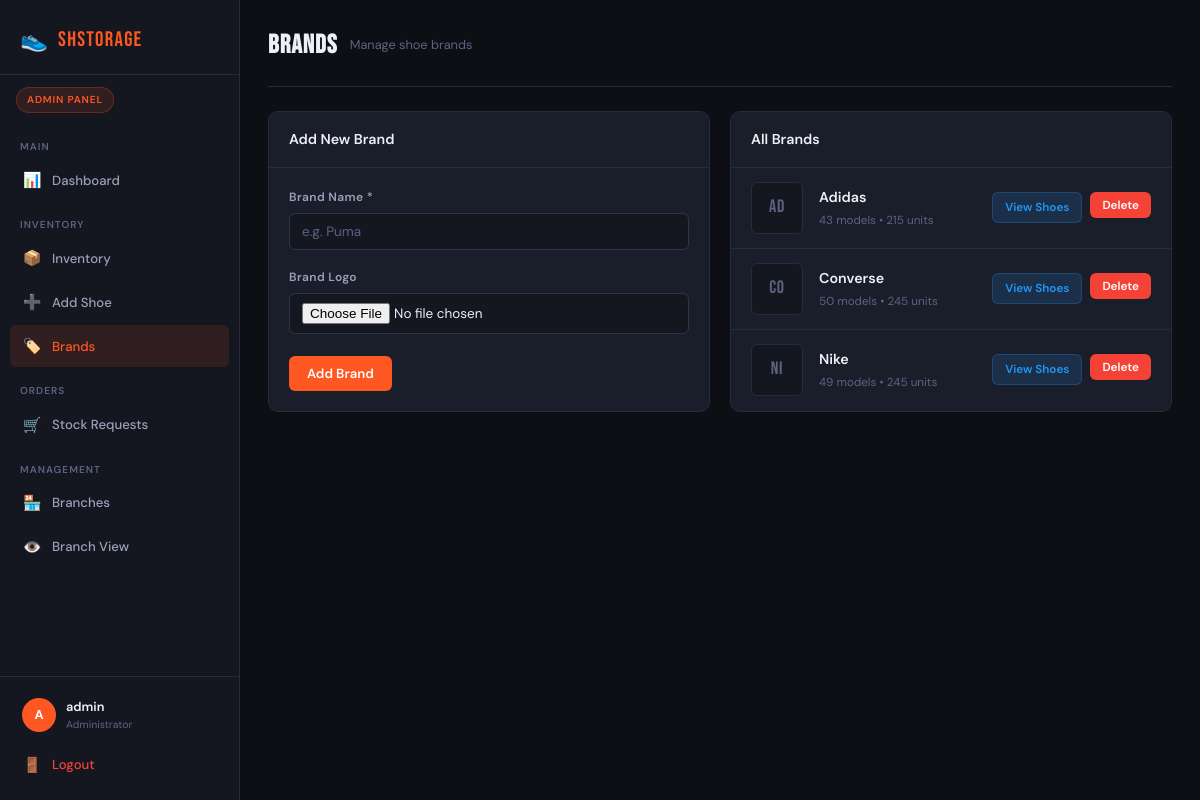
The page /admin/brands.php (signed in) on the database its author committed.
### tables this page shows
CREATE TABLE `brands` (
  `id` int(11) NOT NULL AUTO_INCREMENT,
  `name` varchar(100) NOT NULL,
  `logo` varchar(255) DEFAULT NULL,
  `created_at` datetime DEFAULT current_timestamp(),
  PRIMARY KEY (`id`),
  UNIQUE KEY `name` (`name`)
);

### admin/brands.php (the view, shortened to what this page needs)
<?php
require_once '../config/db.php';
$brands = $conn->query("
    SELECT b.*, COUNT(s.id) as shoe_count,
           COALESCE(SUM(i.quantity),0) as total_stock
    FROM brands b
    LEFT JOIN shoes s ON s.brand_id = b.id
    LEFT JOIN inventory i ON i.shoe_id = s.id
    GROUP BY b.id
    ORDER BY b.name
");
?>
<!DOCTYPE html>
<html lang="en">
<head>
    <link rel="stylesheet" href="../assets/css/style.css">
    <link rel="stylesheet" href="../assets/css/admin.css">
</head>
<body>
<?php include '../includes/sidebar_admin.php'; ?>
<main class="main-content">
    <header class="topbar">
        <div class="topbar-left">
            <h1 class="page-title">Brands</h1>
            <span class="page-sub">Manage shoe brands</span>
        </div>
    </header>
    <div class="two-col-layout">
        <section class="card form-card">
            <div class="card-header">
                <h2 class="card-title">Add New Brand</h2>
            </div>
            <form method="POST" enctype="multipart/form-data" class="shoe-form">
                <div class="form-group">
                    <label class="form-label">Brand Name *</label>
                    <input type="text" name="name" class="input-field" placeholder="e.g. Puma" required>
                </div>
                <div class="form-group">
                    <label class="form-label">Brand Logo</label>
                    <input type="file" name="logo" class="input-field" accept="image/*">
                </div>
                <div class="form-actions">
                    <button type="submit" class="btn btn-primary">Add Brand</button>
                </div>
            </form>
        </section>
        <section class="card">
            <div class="card-header">
                <h2 class="card-title">All Brands</h2>
            </div>
            <div class="brands-grid">
                <?php while ($brand = $brands->fetch_assoc()): ?>
                <div class="brand-card">
                    <div class="brand-logo-wrap">
                        <?php if ($brand['logo']): ?>
                            <img src="../assets/images/<?= htmlspecialchars($brand['logo']) ?>" alt="<?= htmlspecialchars($brand['name']) ?>">
                        <?php else: ?>
                            <div class="brand-logo-placeholder"><?= strtoupper(substr($brand['name'], 0, 2)) ?></div>
                        <?php endif; ?>
                    </div>
                    <div class="brand-info">
                        <span class="brand-name"><?= htmlspecialchars($brand['name']) ?></span>
                        <span class="brand-meta"><?= $brand['shoe_count'] ?> models &bull; <?= number_format($brand['total_stock']) ?> units</span>
                    </div>
                    <div class="brand-actions">
                        <a href="inventory.php?brand=<?= $brand['id'] ?>" class="btn btn-sm btn-edit">View Shoes</a>
                        <form method="POST" style="display:inline;" onsubmit="return confirm('Delete this brand and all its shoes?')">
                            <button type="submit" class="btn btn-sm btn-danger">Delete</button>
                        </form>
                    </div>
                </div>
                <?php endwhile; ?>
            </div>
        </section>
    </div>
</main>
</body>
</html>

### assets/css/style.css (style rules this page uses)
:root { --bg-base: #0d0f14; --bg-surface: #141720; --bg-card: #1a1e2b; --bg-hover: #1f2436; --border: #262b3d; --border-light: #2e344a; --accent: #ff5722; --accent-hover: #e64a19; --accent-blue: #2196f3; --accent-green: #4caf50; --accent-yellow: #ffc107; --accent-red: #f44336; --text-primary: #eef0f6; --text-secondary: #9aa0b8; --text-muted: #5c6382; --sidebar-w: 240px; --radius: 10px; --radius-sm: 6px; --shadow: 0 4px 24px rgba(0,0,0,.45); --transition: .18s ease; }
*, *::before, *::after { box-sizing: border-box; margin: 0; padding: 0; }
html { font-size: 15px; scroll-behavior: smooth; }
body { background: var(--bg-base); color: var(--text-primary); font-family: 'DM Sans', sans-serif; line-height: 1.6; min-height: 100vh; }
a { color: inherit; text-decoration: none; }
button { cursor: pointer; font-family: inherit; }
.main-content { margin-left: var(--sidebar-w); min-height: 100vh; padding: 0 28px 48px; }
.topbar { display: flex; align-items: center; justify-content: space-between; padding: 24px 0 20px; border-bottom: 1px solid var(--border); margin-bottom: 24px; gap: 12px; flex-wrap: wrap; }
.topbar-left { display: flex; align-items: center; gap: 12px; flex-wrap: wrap; }
.page-title { font-family: 'Bebas Neue', sans-serif; font-size: 1.75rem; letter-spacing: .04em; }
.page-sub { font-size: .85rem; color: var(--text-muted); }
.card { background: var(--bg-card); border: 1px solid var(--border); border-radius: var(--radius); overflow: hidden; margin-bottom: 20px; }
.card-header { display: flex; align-items: center; justify-content: space-between; padding: 16px 20px; border-bottom: 1px solid var(--border); }
.card-title { font-size: .95rem; font-weight: 600; }
.btn { display: inline-flex; align-items: center; gap: 6px; padding: 9px 18px; border-radius: var(--radius-sm); font-size: .88rem; font-weight: 600; border: none; transition: background var(--transition), opacity var(--transition); white-space: nowrap; }
.btn-sm { padding: 5px 12px; font-size: .78rem; }
.btn-primary { background: var(--accent); color: #fff; }
.btn-danger { background: var(--accent-red); color: #fff; }
.btn-edit { background: rgba(33,150,243,.15); color: var(--accent-blue); border: 1px solid rgba(33,150,243,.25); }
.shoe-form { display: flex; flex-direction: column; gap: 18px; padding: 20px; }
.form-group { display: flex; flex-direction: column; gap: 6px; }
.form-label { font-size: .8rem; font-weight: 600; color: var(--text-secondary); letter-spacing: .03em; }
.input-field { background: var(--bg-surface); border: 1px solid var(--border-light); border-radius: var(--radius-sm); color: var(--text-primary); padding: 9px 12px; font-size: .9rem; font-family: inherit; transition: border-color var(--transition); width: 100%; }
.input-field::placeholder { color: var(--text-muted); }
.form-actions { display: flex; gap: 10px; flex-wrap: wrap; margin-top: 4px; }
.two-col-layout { display: grid; grid-template-columns: 1fr 1fr; gap: 20px; margin-bottom: 20px; }

### assets/css/admin.css (style rules this page uses)
.brands-grid { display: flex; flex-direction: column; gap: 0; }
.brand-card { display: flex; align-items: center; gap: 16px; padding: 14px 20px; border-bottom: 1px solid var(--border); transition: background var(--transition); }
.brand-card:last-child { border-bottom: none; }
.brand-logo-wrap { width: 52px; height: 52px; flex-shrink: 0; background: var(--bg-surface); border: 1px solid var(--border); border-radius: var(--radius-sm); display: flex; align-items: center; justify-content: center; overflow: hidden; }
.brand-logo-placeholder { font-family: 'Bebas Neue', sans-serif; font-size: 1.2rem; color: var(--text-muted); letter-spacing: .04em; }
.brand-info { display: flex; flex-direction: column; gap: 3px; flex: 1; }
.brand-name { font-size: .95rem; font-weight: 600; color: var(--text-primary); }
.brand-meta { font-size: .78rem; color: var(--text-muted); }
.brand-actions { display: flex; gap: 8px; flex-shrink: 0; }

### rows shown on the page
brands: name "AD", name "Adidas", shoe_count "43", total_stock "215"
brands: name "CO", name "Converse", shoe_count "50", total_stock "245"
brands: name "NI", name "Nike", shoe_count "49", total_stock "245"

### other values the page prints
substr($_SESSION['username'] ?? 'A', 0, 1) "A"
$_SESSION['username'] "admin"
